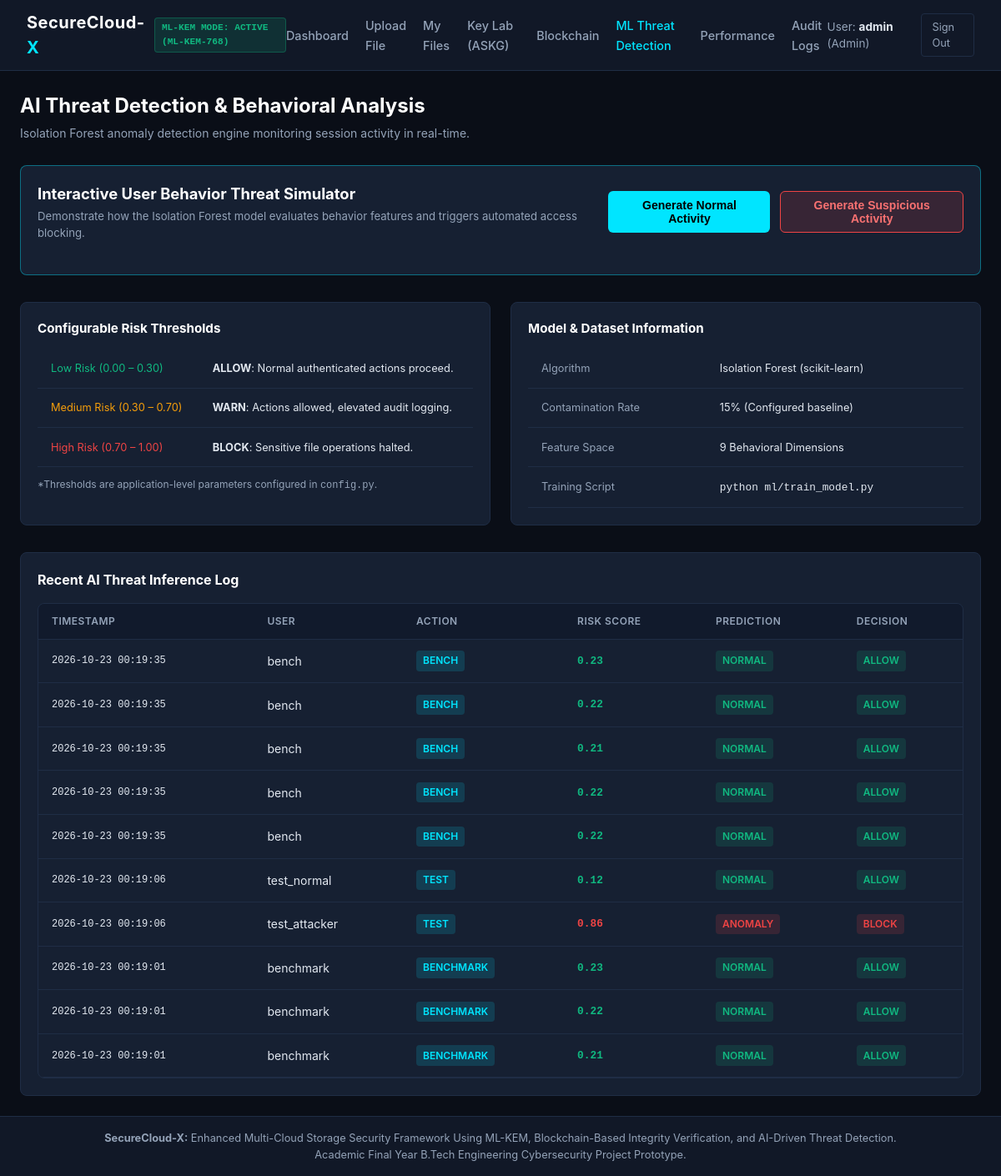
The page /security (signed in) on the database its author committed.
### tables this page shows
CREATE TABLE ml_predictions (
        id INTEGER PRIMARY KEY AUTOINCREMENT,
        timestamp TEXT NOT NULL,
        username TEXT NOT NULL,
        action TEXT NOT NULL,
        risk_score REAL NOT NULL,
        prediction TEXT NOT NULL,
        features_json TEXT NOT NULL,
        decision TEXT NOT NULL
    );

### routes/security_routes.py (the view)
@security_bp.route("/security")
@login_required
def security_dashboard():
    conn = get_db_connection()
    cursor = conn.cursor()
    cursor.execute("""
        SELECT timestamp, username, action, risk_score, prediction, decision
        FROM ml_predictions
        ORDER BY id DESC
        LIMIT 10
    """)
    predictions = cursor.fetchall()
    cursor.execute("""
        SELECT timestamp, username, event_type, ip_address, details
        FROM security_events
        ORDER BY id DESC
        LIMIT 15
    """)
    events = cursor.fetchall()
    conn.close()
    chain_ok, chain_msg = blockchain_ledger.verify_chain()
    return render_template(
        "security.html",
        predictions=predictions,
        events=events,
        chain_ok=chain_ok,
        chain_msg=chain_msg
    )

### app.py (called while the page is built)
def create_app():
    app = Flask(__name__)
    app.config["SECRET_KEY"] = SECRET_KEY
    app.config["MAX_CONTENT_LENGTH"] = MAX_CONTENT_LENGTH
    init_db()
    app.register_blueprint(auth_bp)
    app.register_blueprint(upload_bp)
    app.register_blueprint(download_bp)
    app.register_blueprint(dashboard_bp)
    app.register_blueprint(security_bp)
    @app.context_processor
    def inject_system_status():
        return {
            "kem_status": mlkem_service.get_status()
        }
    @app.errorhandler(404)
    def not_found_error(error):
        return render_template("base.html"), 404
    @app.errorhandler(500)
    def internal_error(error):
        return render_template("base.html"), 500
    return app

### blockchain/block.py (called while the page is built)
    def calculate_hash(self) -> str:
        header = f"{self.index}|{self.timestamp}|{self.file_id}|{self.file_hash}|{self.previous_hash}|{self.nonce_proof}|{self.transaction_info}"
        return hashlib.sha256(header.encode("utf-8")).hexdigest()

### blockchain/ledger.py (called while the page is built)
    def get_all_blocks(self) -> list[dict]:
        conn = get_db_connection()
        cursor = conn.cursor()
        cursor.execute("""
            SELECT block_index, timestamp, file_id, file_hash, previous_hash, current_hash, nonce_proof, transaction_info
            FROM blockchain_blocks
            ORDER BY block_index ASC
        """)
        rows = cursor.fetchall()
        conn.close()
        return [dict(row) for row in rows]

### crypto/mlkem_service.py (called while the page is built, shortened)
    def get_status(self) -> dict:
        if self.is_active:
            return {
                "status_text": "ML-KEM MODE: ACTIVE",
                "is_fallback": False,
                "parameter_set": self.param_set,
                "security_standard": "FIPS 203 (NIST Post-Quantum Cryptography)",
                "description": f"Standard {self.param_set} Lattice-based KEM actively running."
            }

### database/database.py (called while the page is built)
def get_db_connection():
    os.makedirs(DATABASE_PATH.parent, exist_ok=True)
    conn = sqlite3.connect(str(DATABASE_PATH))
    conn.row_factory = sqlite3.Row
    conn.execute("PRAGMA foreign_keys = ON")
    return conn

### routes/auth_routes.py (called while the page is built)
def login_required(f):
    @wraps(f)
    def decorated_function(*args, **kwargs):
        if "user_id" not in session:
            flash("Please log in to access this page.", "warning")
            return redirect(url_for("auth.login"))
        return f(*args, **kwargs)
    return decorated_function

### templates/security.html (shortened to what this page needs)
{% extends "base.html" %}
{% block content %}
<div class="page-header">
  <div>
    <h1 class="page-title">AI Threat Detection & Behavioral Analysis</h1>
    <p class="page-subtitle">Isolation Forest anomaly detection engine monitoring session activity in real-time.</p>
  </div>
</div>
<div class="card" style="margin-bottom: 2rem; border-color: rgba(0, 229, 255, 0.4);">
  <div style="display: flex; justify-content: space-between; align-items: center; margin-bottom: 1.25rem;">
    <div>
      <h2 style="font-size: 1.15rem; color: #fff;">Interactive User Behavior Threat Simulator</h2>
      <p style="font-size: 0.825rem; color: var(--text-muted); margin-top: 0.2rem;">
        Demonstrate how the Isolation Forest model evaluates behavior features and triggers automated access blocking.
      </p>
    </div>
    <div style="display: flex; gap: 0.75rem;">
      <button onclick="runSimulation('normal')" class="btn btn-primary" id="btnNormal">
        Generate Normal Activity
      </button>
      <button onclick="runSimulation('suspicious')" class="btn btn-danger" id="btnSuspicious">
        Generate Suspicious Activity
      </button>
    </div>
  </div>
</div>
<div style="display: grid; grid-template-columns: repeat(auto-fit, minmax(280px, 1fr)); gap: 1.5rem; margin-bottom: 2rem;">
  <div class="card">
    <h3 style="font-size: 0.95rem; color: #fff; margin-bottom: 0.75rem;">Configurable Risk Thresholds</h3>
    <table style="font-size: 0.8rem;">
      <tr>
        <td style="color: var(--accent-green);">Low Risk (0.00 – 0.30)</td>
        <td><strong>ALLOW</strong>: Normal authenticated actions proceed.</td>
      </tr>
      <tr>
        <td style="color: var(--accent-amber);">Medium Risk (0.30 – 0.70)</td>
        <td><strong>WARN</strong>: Actions allowed, elevated audit logging.</td>
      </tr>
      <tr>
        <td style="color: var(--accent-red);">High Risk (0.70 – 1.00)</td>
        <td><strong>BLOCK</strong>: Sensitive file operations halted.</td>
      </tr>
    </table>
    <p style="font-size: 0.75rem; color: var(--text-muted); margin-top: 0.75rem;">
      *Thresholds are application-level parameters configured in <code>config.py</code>.
    </p>
  </div>
  <div class="card">
    <h3 style="font-size: 0.95rem; color: #fff; margin-bottom: 0.75rem;">Model & Dataset Information</h3>
    <table style="font-size: 0.8rem;">
      <tr>
        <td style="color: var(--text-muted);">Algorithm</td>
        <td>Isolation Forest (scikit-learn)</td>
      </tr>
      <tr>
        <td style="color: var(--text-muted);">Contamination Rate</td>
        <td>15% (Configured baseline)</td>
      </tr>
      <tr>
        <td style="color: var(--text-muted);">Feature Space</td>
        <td>9 Behavioral Dimensions</td>
      </tr>
      <tr>
        <td style="color: var(--text-muted);">Training Script</td>
        <td><code>python ml/train_model.py</code></td>
      </tr>
    </table>
  </div>
</div>
<div class="card">
  <h3 style="font-size: 1rem; color: #fff; margin-bottom: 1rem;">Recent AI Threat Inference Log</h3>
  {% if predictions %}
  <div class="table-container" style="margin-bottom: 0;">
    <table>
      <thead>
        <tr>
          <th>Timestamp</th>
          <th>User</th>
          <th>Action</th>
          <th>Risk Score</th>
          <th>Prediction</th>
          <th>Decision</th>
        </tr>
      </thead>
      <tbody>
        {% for p in predictions %}
        <tr>
          <td class="mono" style="font-size: 0.75rem;">{{ p.timestamp }}</td>
          <td>{{ p.username }}</td>
          <td><span class="badge badge-blue">{{ p.action }}</span></td>
          <td class="mono" style="font-weight: 700; color: {% if p.risk_score > 0.7 %}var(--accent-red){% elif p.risk_score > 0.3 %}var(--accent-amber){% else %}var(--accent-green){% endif %};">
            {{ p.risk_score }}
          </td>
          <td>
            <span class="badge {% if p.prediction == 'ANOMALY' %}badge-red{% else %}badge-green{% endif %}">
              {{ p.prediction }}
            </span>
          </td>
          <td>
            <span class="badge {% if p.decision == 'BLOCK' %}badge-red{% elif p.decision == 'WARN' %}badge-amber{% else %}badge-green{% endif %}">
              {{ p.decision }}
            </span>
          </td>
        </tr>
        {% endfor %}
      </tbody>
    </table>
  </div>
  {% else %}
  <p style="font-size: 0.85rem; color: var(--text-muted); text-align: center; padding: 1.5rem;">
    No ML inference events recorded yet. Run the simulation above to generate live decisions.
  </p>
  {% endif %}
</div>
{% endblock %}

### static/css/style.css (style rules this page uses)
:root { --bg-primary: #0a0e17; --bg-secondary: #111827; --bg-card: #162032; --bg-card-hover: #1c2940; --border-color: #1f2d45; --border-highlight: #00e5ff; --text-main: #e2e8f0; --text-muted: #94a3b8; --accent-cyan: #00e5ff; --accent-green: #10b981; --accent-amber: #f59e0b; --accent-red: #ef4444; --accent-purple: #a855f7; --font-sans: -apple-system, BlinkMacSystemFont, "Segoe UI", Roboto, Oxygen, Ubuntu, Cantarell, sans-serif; --font-mono: "Consolas", "Monaco", "Courier New", monospace; }
* { box-sizing: border-box; margin: 0; padding: 0; }
body { background-color: var(--bg-primary); color: var(--text-main); font-family: var(--font-sans); line-height: 1.5; min-height: 100vh; display: flex; flex-direction: column; }
.page-header { margin-bottom: 1.75rem; display: flex; justify-content: space-between; align-items: center; flex-wrap: wrap; gap: 1rem; }
.page-title { font-size: 1.5rem; font-weight: 700; color: #ffffff; }
.page-subtitle { font-size: 0.875rem; color: var(--text-muted); margin-top: 0.25rem; }
.card { background-color: var(--bg-card); border: 1px solid var(--border-color); border-radius: 8px; padding: 1.25rem; position: relative; overflow: hidden; }
.btn { display: inline-flex; align-items: center; gap: 0.5rem; padding: 0.5rem 1rem; font-size: 0.875rem; font-weight: 600; border-radius: 6px; border: 1px solid transparent; cursor: pointer; text-decoration: none; transition: all 0.2s; }
.btn-primary { background-color: var(--accent-cyan); color: #000000; }
.btn-danger { background-color: rgba(239, 68, 68, 0.15); border-color: var(--accent-red); color: #f87171; }
.table-container { background-color: var(--bg-card); border: 1px solid var(--border-color); border-radius: 8px; overflow-x: auto; margin-bottom: 2rem; }
table { width: 100%; border-collapse: collapse; text-align: left; font-size: 0.875rem; }
th { background-color: rgba(15, 23, 42, 0.7); color: var(--text-muted); font-weight: 600; font-size: 0.75rem; text-transform: uppercase; letter-spacing: 0.5px; padding: 0.75rem 1rem; border-bottom: 1px solid var(--border-color); }
td { padding: 0.85rem 1rem; border-bottom: 1px solid var(--border-color); color: var(--text-main); }
.mono { font-family: var(--font-mono); font-size: 0.8rem; }
.badge { display: inline-block; padding: 0.2rem 0.5rem; border-radius: 4px; font-size: 0.75rem; font-weight: 600; }
.badge-green { background: rgba(16, 185, 129, 0.15); color: var(--accent-green); }
.badge-red { background: rgba(239, 68, 68, 0.15); color: var(--accent-red); }
.badge-blue { background: rgba(0, 229, 255, 0.15); color: var(--accent-cyan); }

### rows shown on the page
ml_predictions: timestamp "2026-10-23 00:19:35", username "bench", action "BENCH", risk_score "0.23", prediction "NORMAL", decision "ALLOW"
ml_predictions: timestamp "2026-10-23 00:19:35", username "bench", action "BENCH", risk_score "0.22", prediction "NORMAL", decision "ALLOW"
ml_predictions: timestamp "2026-10-23 00:19:35", username "bench", action "BENCH", risk_score "0.21", prediction "NORMAL", decision "ALLOW"
ml_predictions: timestamp "2026-10-23 00:19:35", username "bench", action "BENCH", risk_score "0.22", prediction "NORMAL", decision "ALLOW"
ml_predictions: timestamp "2026-10-23 00:19:35", username "bench", action "BENCH", risk_score "0.22", prediction "NORMAL", decision "ALLOW"
ml_predictions: timestamp "2026-10-23 00:19:06", username "test_normal", action "TEST", risk_score "0.12", prediction "NORMAL", decision "ALLOW"
ml_predictions: timestamp "2026-10-23 00:19:06", username "test_attacker", action "TEST", risk_score "0.86", prediction "ANOMALY", decision "BLOCK"
ml_predictions: timestamp "2026-10-23 00:19:01", username "benchmark", action "BENCHMARK", risk_score "0.23", prediction "NORMAL", decision "ALLOW"
ml_predictions: timestamp "2026-10-23 00:19:01", username "benchmark", action "BENCHMARK", risk_score "0.22", prediction "NORMAL", decision "ALLOW"
ml_predictions: timestamp "2026-10-23 00:19:01", username "benchmark", action "BENCHMARK", risk_score "0.21", prediction "NORMAL", decision "ALLOW"

### other values the page prints
{{ kem_status.status_text }} "ML-KEM MODE: ACTIVE"
{{ kem_status.parameter_set }} "ML-KEM-768"
{{ session.get('username') }} "admin"
{{ session.get('role') }} "Admin"
